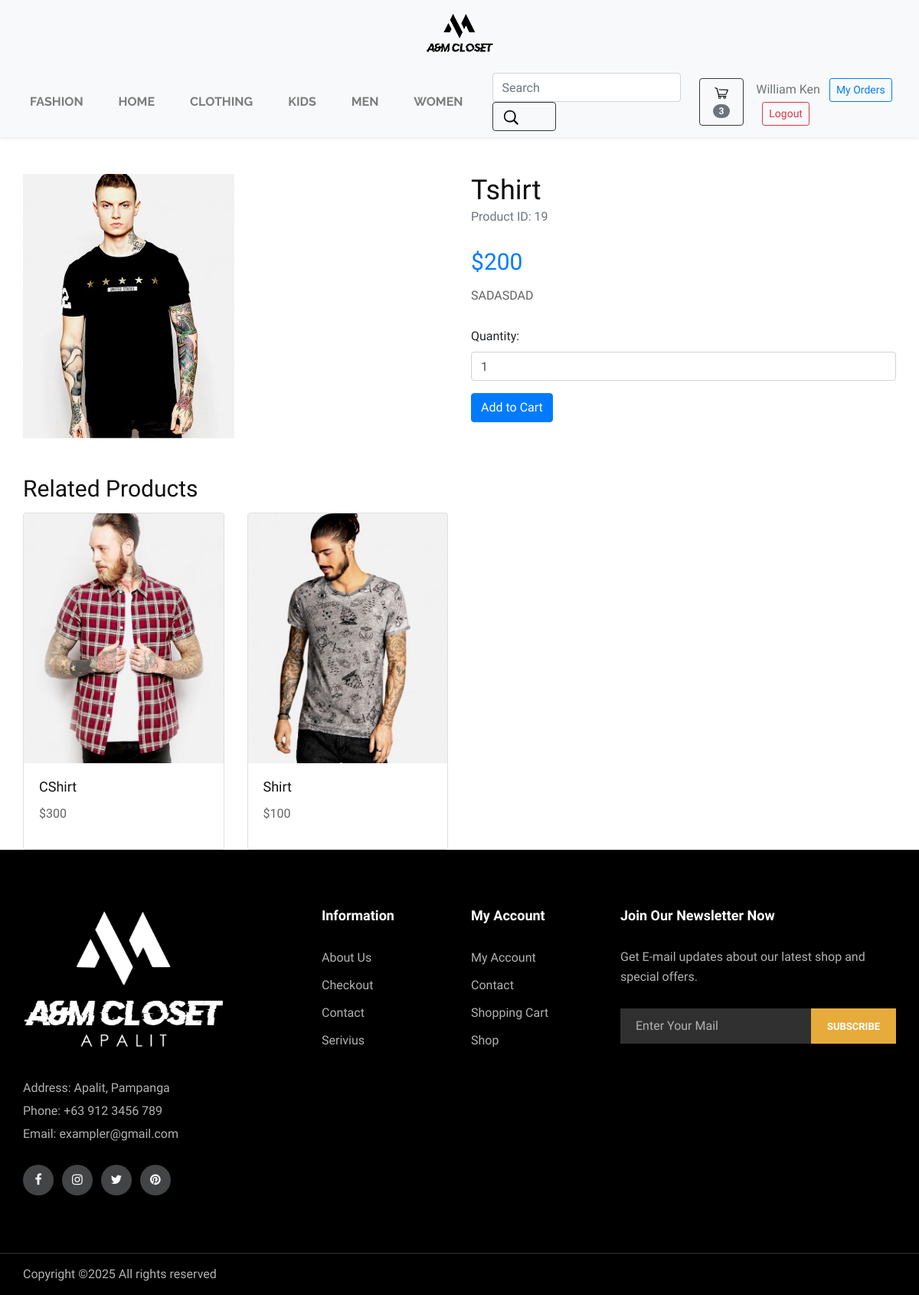
The page /product_detail.php?id=19 (signed in) on the database its author committed.
### tables this page shows
CREATE TABLE `product` (
  `p_id` int(100) NOT NULL,
  `name` varchar(100) NOT NULL,
  `category` varchar(100) NOT NULL,
  `description` varchar(100) NOT NULL,
  `tags` varchar(255) NOT NULL,
  `quantity` int(100) NOT NULL,
  `Price` int(100) NOT NULL,
  `imgname` varchar(100) NOT NULL
);

### product_detail.php (the view, shortened to what this page needs)
<?php
  include 'header.php';
  include 'lib/connection.php';
  if (isset($_GET['id'])) {
    $product_id = $_GET['id'];
    $sql = "SELECT * FROM product WHERE p_id = ?";
    $stmt = $conn->prepare($sql);
    $stmt->bind_param("i", $product_id);
    $stmt->execute();
    $result = $stmt->get_result();
    if ($result->num_rows > 0) {
      $product = $result->fetch_assoc();
    } else {
      echo "<script>alert('Product not found!'); window.location.href='index.php';</script>";
      exit();
    }
  } else {
    echo "<script>window.location.href='index.php';</script>";
    exit();
  }
?>
<div class="container mt-5">
  <div class="row">
    <div class="col-md-6">
      <img src="admin/product_img/<?php echo $product['imgname']; ?>" class="img-fluid" alt="<?php echo $product['name']; ?>">
    </div>
    <div class="col-md-6">
      <h2><?php echo $product['name']; ?></h2>
      <p class="text-muted">Product ID: <?php echo $product['p_id']; ?></p>
      <h3 class="text-primary">$<?php echo $product['Price']; ?></h3>
      <p><?php echo $product['description'] ?? 'No description available.'; ?></p>
      <form action="<?php echo $_SERVER['PHP_SELF'] . '?id=' . $product_id; ?>" method="post">
        <div class="form-group">
          <label for="quantity">Quantity:</label>
          <input type="number" class="form-control" id="quantity" name="quantity" value="1" min="1" max="10">
        </div>
        <?php if (isset($_SESSION['auth']) && $_SESSION['auth'] == 1): ?>
          <button type="submit" class="btn btn-primary" name="add_to_cart">Add to Cart</button>
        <?php else: ?>
          <a href="login.php" class="btn btn-primary">Login to Add to Cart</a>
        <?php endif; ?>
      </form>
    </div>
  </div>
</div>
<div class="container mt-5">
  <h3>Related Products</h3>
  <div class="row">
    <?php
      $related_sql = "SELECT * FROM product WHERE p_id != ? ORDER BY RAND() LIMIT 4";
      $stmt = $conn->prepare($related_sql);
      $stmt->bind_param("i", $product_id);
      $stmt->execute();
      $related_result = $stmt->get_result();
      while ($related = $related_result->fetch_assoc()) {
    ?>
    <div class="col-md-3">
      <a href="product_detail.php?id=<?php echo $related['p_id']; ?>" class="text-decoration-none">
        <div class="card">
          <img src="admin/product_img/<?php echo $related['imgname']; ?>" class="card-img-top" alt="<?php echo $related['name']; ?>">
          <div class="card-body">
            <h5 class="card-title"><?php echo $related['name']; ?></h5>
            <p class="card-text">$<?php echo $related['Price']; ?></p>
          </div>
        </div>
      </a>
    </div>
    <?php } ?>
  </div>
</div>
<?php
  include 'footer/footer.php';
?>

### css/style.css (style rules this page uses)
.topsell-head img, h3, p { padding-bottom: 13px; }

### footer/css/style.css (style rules this page uses)
html, body { height: 100%; font-family: "Muli", sans-serif; -webkit-font-smoothing: antialiased; font-smoothing: antialiased; }
h1, h2, h3, h4, h5, h6 { margin: 0; color: #111111; font-weight: 400; font-family: "Muli", sans-serif; }
h2 { font-size: 36px; }
h3 { font-size: 30px; }
h5 { font-size: 18px; }
p { font-size: 16px; font-family: "Muli", sans-serif; color: #636363; font-weight: 400; line-height: 26px; margin: 0 0 15px 0; }
img { max-width: 100%; }
@media only screen and (min-width: 1200px) { .container { max-width: 1170px; } }

### rows shown on the page
product: imgname (picture), name "Tshirt", p_id "19", Price "200", description "SADASDAD"
product: imgname (picture), name "CShirt", Price "300"
product: imgname (picture), name "Shirt", Price "100"

### other values the page prints
$display_name "KIDS"
$display_name "MEN"
$display_name "WOMEN"
$total "3"
$_SESSION['username'] "William Ken"
